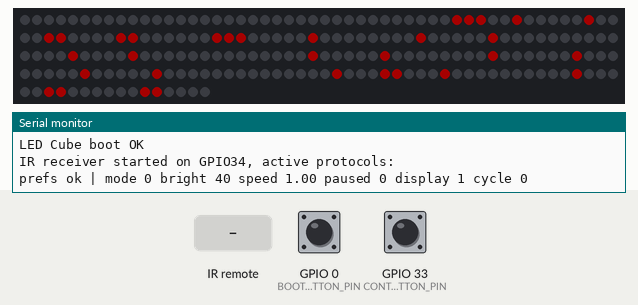
Simulated run of this program. Board: ESP32. Parts: 216 RGB LEDs in strip order, left to right, continuing on the next row, the last lines printed to the serial monitor. The test bench sets the inputs (shaded band); at power-on: GPIO 0 (BOOT_BUTTON_PIN) HIGH, GPIO 33 (CONTROL_BUTTON_PIN) HIGH. Dim RGB values are drawn brighter than linear; the strip is taken to match the declared colour order; random numbers use the default seed unless the program sets one; EEPROM starts erased.

Above: at 0.1 s.
1.3 s: GPIO 0 (BOOT_BUTTON_PIN) pulled LOW for 0.15 s
At 1.9 s:
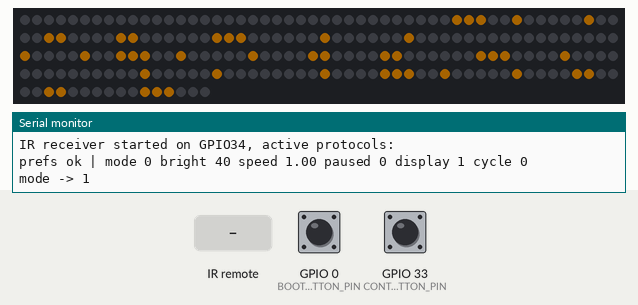
4.1 s: GPIO 0 (BOOT_BUTTON_PIN) pulled LOW for 1 s
At 5.31 s:
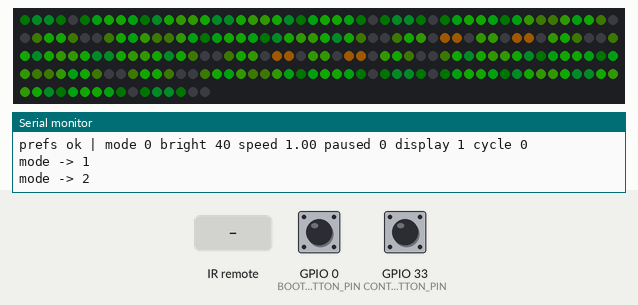
5.7 s: GPIO 0 (BOOT_BUTTON_PIN) pulled LOW for 0.15 s
At 6.5 s:
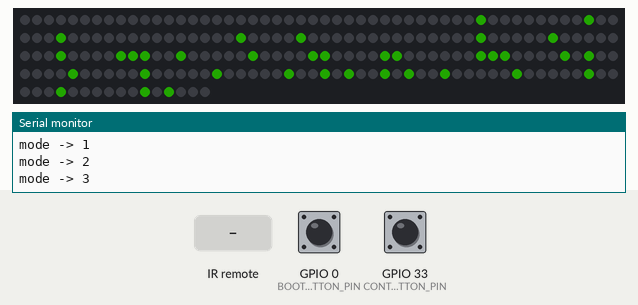
8.8 s: GPIO 0 (BOOT_BUTTON_PIN) pulled LOW for 3.2 s
At 10.93 s:
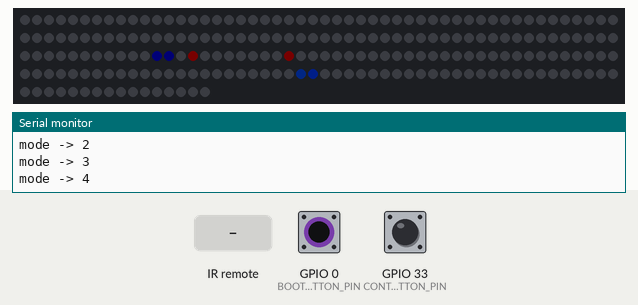
12.6 s: infrared code 0x0 received
15.2 s: GPIO 0 (BOOT_BUTTON_PIN) pulled LOW for 0.15 s
At 16.0 s:
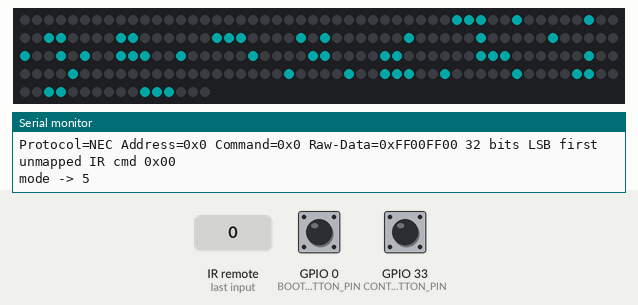
Timing chart, 0 to 18.2 s (numbered marks = the images above; inputs shaded):
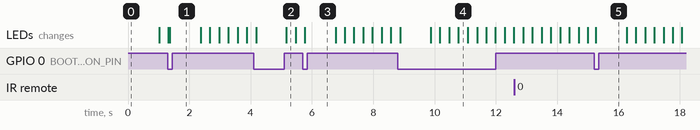

The program:

main.cpp
```cpp
#include <Arduino.h>
#include <Preferences.h>
// Leave ALL protocol decoders enabled so any remote shows up in the serial log.
// Once the remote's protocol is confirmed, narrow with e.g. `#define DECODE_NEC` to save flash.
#include <IRremote.hpp>
#include "Cube.h"
#include "Text.h"
#include "modes/ModeWaves.h"
#include "modes/ModeRainbow.h"
#include "modes/ModeBreath.h"
#include "modes/ModeRipple.h"
#include "modes/ModeComet.h"
#include "modes/ModeSpiral.h"
#include "modes/ModePlane.h"
#include "modes/ModeSurface.h"
#include "modes/ModeRain.h"
#include "modes/ModeTetris.h"

#define DATA_PIN 14
#define CONTROL_BUTTON_PIN 33
#define BOOT_BUTTON_PIN 0
#define IR_RECEIVE_PIN 34

constexpr int INITIAL_MODE = 0;
constexpr uint32_t DEBOUNCE_MS = 50;

// Elegoo IR remote — NEC command bytes (watch the serial log to confirm for your unit)
constexpr uint8_t IR_POWER     = 0x45;  // power      -> blank / unblank the cube
constexpr uint8_t IR_VOL_UP    = 0x46;  // VOL+       -> brighter
constexpr uint8_t IR_FUNC_STOP = 0x47;  // FUNC/STOP  -> restart current mode
constexpr uint8_t IR_PREV      = 0x44;  // |<<        -> previous mode
constexpr uint8_t IR_PLAY      = 0x40;  // >||        -> pause / resume animation
constexpr uint8_t IR_NEXT      = 0x43;  // >>|        -> next mode
constexpr uint8_t IR_DOWN      = 0x07;  // arrow down -> previous mode
constexpr uint8_t IR_VOL_DOWN  = 0x15;  // VOL-       -> dimmer
constexpr uint8_t IR_UP        = 0x09;  // arrow up   -> next mode
constexpr uint8_t IR_EQ        = 0x19;  // EQ         -> factory reset (all settings to defaults)
constexpr uint8_t IR_ST_REPT   = 0x0D;  // ST/REPT    -> toggle auto-cycle
constexpr uint8_t IR_0         = 0x16;  // number keys -> jump straight to a mode
constexpr uint8_t IR_1         = 0x0C;
constexpr uint8_t IR_2         = 0x18;
constexpr uint8_t IR_3         = 0x5E;
constexpr uint8_t IR_4         = 0x08;
constexpr uint8_t IR_5         = 0x1C;
constexpr uint8_t IR_6         = 0x5A;
constexpr uint8_t IR_7         = 0x42;
constexpr uint8_t IR_8         = 0x52;
constexpr uint8_t IR_9         = 0x4A;

// Brightness limits (NeoPixel scale). Keep max sane: ~80 ≈ 4.1 A full-white on the ~5 A PD board.
constexpr uint8_t BRIGHT_MIN     = 5;
constexpr uint8_t BRIGHT_MAX     = 80;
constexpr uint8_t BRIGHT_STEP    = 10;
constexpr uint8_t BRIGHT_DEFAULT = 40;

constexpr uint32_t AUTO_CYCLE_MS = 15000;  // auto-advance interval when ST/REPT is on
constexpr uint32_t MULTI_DIGIT_MS = 1000;  // window to combine number keys into one mode number

constexpr float SPEED_MIN    = 0.25f;      // |<< / >>| scale the current mode's animation speed
constexpr float SPEED_MAX    = 4.0f;
constexpr float SPEED_FACTOR = 1.5f;       // multiply / divide per press

Cube cube(DATA_PIN);

ModeWaves modeWaves;
ModeRainbow modeRainbow;
ModeBreath modeBreath;
ModeRipple modeRipple;
ModeComet modeComet;
ModeSpiral modeSpiral;
ModePlane modePlane;
ModeSurface modeSurface;
ModeRain modeRain;
ModeTetris modeTetris;

Mode* modes[] = { &modeWaves,
                  &modeTetris, &modeRipple, &modeSpiral, &modeComet,
                  &modePlane, &modeSurface,
                  &modeRain, &modeRainbow, &modeBreath };
constexpr int NUM_MODES = sizeof(modes) / sizeof(modes[0]);

Preferences prefs;
TextScroll modeLabel;

int modeIndex = INITIAL_MODE;
Mode* currentMode = modes[INITIAL_MODE];
bool modePending = false;    // true while the mode name is scrolling

uint8_t brightness = BRIGHT_DEFAULT;
bool displayOn = true;       // false = blanked via the Power button
bool paused = false;         // true = animation frozen via Play/Pause
bool autoCycle = false;      // true = auto-advance through the modes
uint32_t lastCycleMs = 0;    // last time the auto-cycle (or a mode change) fired

int typedNumber = 0;         // number-key entry so far (1-based mode #, 0 = none pending)
uint32_t lastDigitMs = 0;    // last number-key press, for the multi-digit window

float speed = 1.0f;          // animation speed multiplier (|<< slower, >>| faster)
uint32_t modeClock = 0;      // speed-scaled virtual time fed to the current mode's update()
uint32_t lastRealMs = 0;     // real millis() at the previous loop, for the clock delta
float clockFrac = 0.0f;      // sub-ms remainder carried between frames (keeps slow speeds smooth)

struct Button {
    int pin;
    bool lastState;
    bool pending;
    uint32_t pendingMs;
};

Button controlButton = { CONTROL_BUTTON_PIN, HIGH, false, 0 };
Button bootButton = { BOOT_BUTTON_PIN, HIGH, false, 0 };

// Persist every user setting to NVS (setMode also calls this on manual mode changes).
void saveSettings() {
    prefs.putInt("mode", modeIndex);
    prefs.putUChar("bright", brightness);
    prefs.putFloat("speed", speed);
    prefs.putBool("paused", paused);
    prefs.putBool("display", displayOn);
    prefs.putBool("cycle", autoCycle);
}

void applyBrightness(int value) {
    if (value < BRIGHT_MIN) value = BRIGHT_MIN;
    if (value > BRIGHT_MAX) value = BRIGHT_MAX;
    brightness = (uint8_t)value;
    cube.setBrightness(brightness);
    cube.show();   // re-scale the current frame so the change shows immediately
    saveSettings();
    Serial.printf("brightness -> %d\n", brightness);
}

void changeSpeed(float factor) {
    speed *= factor;
    if (speed < SPEED_MIN) speed = SPEED_MIN;
    if (speed > SPEED_MAX) speed = SPEED_MAX;
    saveSettings();
    Serial.printf("speed -> %.2fx\n", speed);
}

void setMode(int index, bool manual = true) {
    currentMode->onExit(cube);
    modeIndex = ((index % NUM_MODES) + NUM_MODES) % NUM_MODES;  // wrap; safe for negatives
    currentMode = modes[modeIndex];
    displayOn = true;          // any mode change wakes the display...
    paused = false;            // ...and resumes animation
    if (manual) autoCycle = false;  // a manual mode change stops auto-cycling
    lastCycleMs = millis();    // restart the auto-cycle clock
    typedNumber = 0;           // end any multi-digit entry (enterDigit re-sets it afterwards)
    if (manual) saveSettings();                   // persist mode + the reset flags
    else        prefs.putInt("mode", modeIndex);  // auto-cycle: only the mode changed
    // show the mode label; the mode itself starts once it finishes.
    // give each mode its own hue, evenly spread around the colour wheel.
    char label[8];
    snprintf(label, sizeof(label), "%d", modeIndex + 1);  // 1-based for display
    uint16_t hue = (uint32_t)modeIndex * 65536UL / NUM_MODES;
    modeLabel.start(label, millis(), Cube::colorHSV(hue));
    modePending = true;
}

// A number key was pressed. Combine digits typed within MULTI_DIGIT_MS into one mode number
// (so "1" then "0" -> mode 10). If the combined number has no matching mode, fall back to the
// single digit just pressed (so "4" then "2" -> mode 2, since there is no mode 42).
void enterDigit(int digit, uint32_t now) {
    int candidate = digit;
    if (typedNumber > 0 && now - lastDigitMs <= MULTI_DIGIT_MS) {
        int combined = typedNumber * 10 + digit;
        if (combined >= 1 && combined <= NUM_MODES) {
            candidate = combined;     // extend the current number
        }                             // else: no such mode -> keep just this digit
    }
    lastDigitMs = now;
    if (candidate >= 1 && candidate <= NUM_MODES) {
        setMode(candidate - 1);       // typed number is 1-based; mode index is 0-based
        typedNumber = candidate;      // setMode cleared it; restore so the next digit can extend
    } else {
        typedNumber = 0;              // a lone "0" has no mode — ignore and reset entry
    }
}

// EQ button: wipe stored settings and return everything to defaults.
void factoryReset() {
    Serial.println("FACTORY RESET -> defaults");
    prefs.clear();                 // erase the saved namespace
    brightness = BRIGHT_DEFAULT;
    speed      = 1.0f;
    cube.setBrightness(brightness);
    setMode(INITIAL_MODE);         // resets the flags and re-persists all defaults
}

// Map one decoded remote command to an action. Repeat frames are filtered upstream.
void handleIrCommand(uint16_t cmd, uint32_t now) {
    switch (cmd) {
        // mode navigation (arrows; also the BOOT button and number keys)
        case IR_UP:   setMode(modeIndex + 1); break;
        case IR_DOWN: setMode(modeIndex - 1); break;

        // animation speed of the current mode (skip buttons)
        case IR_NEXT: changeSpeed(SPEED_FACTOR);        break;  // >>|  faster
        case IR_PREV: changeSpeed(1.0f / SPEED_FACTOR); break;  // |<<  slower

        // number keys -> select a mode by number (multi-digit; "1"+"0" = mode 10, see enterDigit)
        case IR_1: enterDigit(1, now); break;
        case IR_2: enterDigit(2, now); break;
        case IR_3: enterDigit(3, now); break;
        case IR_4: enterDigit(4, now); break;
        case IR_5: enterDigit(5, now); break;
        case IR_6: enterDigit(6, now); break;
        case IR_7: enterDigit(7, now); break;
        case IR_8: enterDigit(8, now); break;
        case IR_9: enterDigit(9, now); break;
        case IR_0: enterDigit(0, now); break;

        // brightness
        case IR_VOL_UP:   applyBrightness(brightness + BRIGHT_STEP); break;
        case IR_VOL_DOWN: applyBrightness(brightness - BRIGHT_STEP); break;
        case IR_EQ:       factoryReset(); break;   // wipe all settings -> defaults

        // power / playback
        case IR_POWER:
            displayOn = !displayOn;
            if (!displayOn) { cube.clear(); cube.show(); }
            saveSettings();
            Serial.printf("display %s\n", displayOn ? "ON" : "OFF");
            break;
        case IR_PLAY:
            paused = !paused;
            saveSettings();
            Serial.println(paused ? "paused" : "resumed");
            break;
        case IR_FUNC_STOP:
            setMode(modeIndex);   // restart the current mode (replays its label)
            break;
        case IR_ST_REPT:
            autoCycle = !autoCycle;
            lastCycleMs = now;
            saveSettings();
            Serial.printf("auto-cycle %s\n", autoCycle ? "ON" : "OFF");
            break;

        default:
            Serial.printf("unmapped IR cmd 0x%02X\n", cmd);
            break;
    }
}

bool wasPressed(Button& btn, uint32_t now) {
    bool state = digitalRead(btn.pin);
    if (state != btn.lastState) {
        btn.lastState = state;
        btn.pending = true;
        btn.pendingMs = now;
    }
    if (btn.pending && (now - btn.pendingMs >= DEBOUNCE_MS)) {
        btn.pending = false;
        if (btn.lastState == LOW) {
            return true;
        }
    }
    return false;
}

void setup() {
    Serial.begin(115200);
    Serial.println("LED Cube boot OK");
    pinMode(CONTROL_BUTTON_PIN, INPUT_PULLUP);
    pinMode(BOOT_BUTTON_PIN, INPUT_PULLUP);
    controlButton.lastState = digitalRead(CONTROL_BUTTON_PIN);
    bootButton.lastState = digitalRead(BOOT_BUTTON_PIN);
    IrReceiver.begin(IR_RECEIVE_PIN);  // no on-board LED feedback
    Serial.printf("IR receiver started on GPIO%d, active protocols: ", IR_RECEIVE_PIN);
    IrReceiver.printActiveIRProtocols(&Serial);
    Serial.println();
    cube.begin();

    // restore all saved settings (defaults match the global initialisers)
    bool prefsOk  = prefs.begin("led-cube", false);
    int savedMode = prefs.getInt("mode", INITIAL_MODE);
    brightness    = prefs.getUChar("bright", BRIGHT_DEFAULT);
    speed         = prefs.getFloat("speed", 1.0f);
    bool sPaused  = prefs.getBool("paused", false);
    bool sDisplay = prefs.getBool("display", true);
    bool sCycle   = prefs.getBool("cycle", false);
    if (brightness < BRIGHT_MIN) brightness = BRIGHT_MIN;
    if (brightness > BRIGHT_MAX) brightness = BRIGHT_MAX;
    if (speed < SPEED_MIN) speed = SPEED_MIN;
    if (speed > SPEED_MAX) speed = SPEED_MAX;
    cube.setBrightness(brightness);
    Serial.printf("prefs %s | mode %d bright %d speed %.2f paused %d display %d cycle %d\n",
                  prefsOk ? "ok" : "FAILED", savedMode, brightness, speed, sPaused, sDisplay, sCycle);

    setMode(savedMode, false);   // restore mode without resetting/over-persisting the flags
    displayOn = sDisplay;        // ...then re-apply the saved flags that setMode forced
    paused    = sPaused;
    autoCycle = sCycle;
    saveSettings();              // persist the fully-restored state
    lastRealMs = millis();
}

void loop() {
    uint32_t now = millis();
    uint32_t delta = now - lastRealMs;   // real time elapsed since the previous loop
    lastRealMs = now;

    if (wasPressed(bootButton, now)) {
        setMode(modeIndex + 1);
        Serial.printf("mode -> %d\n", modeIndex);
    }

    if (IrReceiver.decode()) {
        // DEBUG: dump every frame — protocol, address, command, raw data, repeat flag.
        // Read the Command=0x.. value for your button and set the matching IR_* constant.
        IrReceiver.printIRResultShort(&Serial);

        IRData& ir = IrReceiver.decodedIRData;
        // ignore the auto-repeat frames sent while a button is held down
        if (!(ir.flags & IRDATA_FLAGS_IS_REPEAT)) {
            handleIrCommand(ir.command, now);
        }
        IrReceiver.resume();  // ready for the next frame
    }

    // auto-advance through the modes when ST/REPT is on
    if (autoCycle && displayOn && !paused && !modePending && now - lastCycleMs >= AUTO_CYCLE_MS) {
        setMode(modeIndex + 1, false);   // false = automatic, so it doesn't cancel auto-cycle
    }

    // blanked via Power — keep the cube dark, skip all rendering
    if (!displayOn) {
        return;
    }

    // while the mode name is scrolling, hold off starting the mode
    if (modePending) {
        modeLabel.update(cube, now);
        if (modeLabel.active()) {
            return;
        }
        currentMode->onEnter(cube);
        modePending = false;
    }

    // frozen via Play/Pause — leave the last frame on the cube
    if (paused) {
        return;
    }

    // advance the speed-scaled clock now that we know a frame will render, so pausing,
    // blanking, or a label scroll never makes the animation jump when it resumes.
    float advance = (float)delta * speed + clockFrac;
    uint32_t whole = (uint32_t)advance;
    clockFrac = advance - (float)whole;
    modeClock += whole;
    currentMode->update(cube, modeClock);
}
```

Cube.cpp
```cpp
#include "Cube.h"

Cube::Cube(uint8_t pin)
    : _strip(CUBE_LEDS, pin, NEO_RGB + NEO_KHZ800) {
}

void Cube::begin() {
    _strip.begin();
    _strip.show();
}

void Cube::clear() {
    _strip.clear();
}

void Cube::show() {
    _strip.show();
}

void Cube::setBrightness(uint8_t brightness) {
    _strip.setBrightness(brightness);
}

void Cube::setPixel(int x, int y, int z, uint32_t color) {
    int index = coordToIndex(x, y, z);
    if (index >= 0) {
        index += LED_INDEX_OFFSET;        // shift past the dead head LED
        if (index >= 0) {
            _strip.setPixelColor(index, color);
        }
    }
}

void Cube::setPixel(int index, uint32_t color) {
    if (index >= 0) {
        index += LED_INDEX_OFFSET;        // shift past the dead head LED
        if (index >= 0) {
            _strip.setPixelColor(index, color);
        }
    }
}

uint32_t Cube::colorRGB(uint8_t r, uint8_t g, uint8_t b) {
    return Adafruit_NeoPixel::Color(r, g, b);
}

uint32_t Cube::colorRGBW(uint8_t r, uint8_t g, uint8_t b, uint8_t w) {
    return Adafruit_NeoPixel::Color(r, g, b, w);
}

uint32_t Cube::colorHSV(uint16_t hue, uint8_t sat, uint8_t val) {
    return Adafruit_NeoPixel::ColorHSV(hue, sat, val);
}

// Serpentine (boustrophedon) wiring. The WS2812B chain snakes continuously:
//  - within a layer, x reverses every row (row 0 runs +x, row 1 runs -x, ...);
//  - between layers, the z-direction reverses, so a layer ends at the same x/z
//    corner where the next layer begins and the data wire runs straight up.
int Cube::coordToIndex(int x, int y, int z) {
    bool outOfBounds = x < 0 || x >= CUBE_X
                    || y < 0 || y >= CUBE_Y
                    || z < 0 || z >= CUBE_Z;
    if (outOfBounds) {
        return -1;
    }
    // even layers count z upward, odd layers count z downward (layer mirror)
    int row = (y % 2 == 0) ? z : (CUBE_Z - 1 - z);
    // even rows run x upward, odd rows run x downward (snake)
    int col = (row % 2 == 0) ? x : (CUBE_X - 1 - x);
    return y * CUBE_X * CUBE_Z + row * CUBE_X + col;
}
```

Cube.h
```cpp
#pragma once
#include <Adafruit_NeoPixel.h>

constexpr uint8_t  CUBE_X = 6;
constexpr uint8_t  CUBE_Y = 6;  // height (layers) — set to 6 for full cube, 1 for single-layer testing
constexpr uint8_t  CUBE_Z = 6;
constexpr uint16_t CUBE_LEDS = CUBE_X * CUBE_Y * CUBE_Z;

// ── Dead-LED workaround ──────────────────────────────────────────────────────
// The first LED in the chain — logical index 0, the (0,0,0) corner — had its
// DIN pin break. The ESP32 data line is now wired straight to the SECOND LED, so
// the physical chain begins at what the cube logic calls index 1. We shift every
// write down by one: logical index 1 becomes the first pixel clocked out, and
// index 0 is dropped (that corner stays dark). All modes address LEDs through
// Cube::setPixel(), so applying the shift there fixes the whole mapping at once.
// Set back to 0 once the broken LED is repaired or replaced.
constexpr int LED_INDEX_OFFSET = -1;

// ── Power ────────────────────────────────────────────────────────────────────
// The cube now runs off the USB-C PD board (5 V straight to the LED rail, ESP32
// only drives the data line), so the old ESP32-dev-board diode bottleneck is out
// of the LED path and there is no software current cap. Frames are sent as drawn.
// The physical ceiling is the PD board's rating (~5 A); keep global brightness
// (main.cpp::setup) sane so a full-white frame can't exceed it.

class Cube {
public:
    explicit Cube(uint8_t pin);
    void begin();
    void clear();
    void show();
    void setBrightness(uint8_t brightness);
    void setPixel(int x, int y, int z, uint32_t color);
    void setPixel(int index, uint32_t color);
    static uint32_t colorRGB(uint8_t r, uint8_t g, uint8_t b);
    static uint32_t colorRGBW(uint8_t r, uint8_t g, uint8_t b, uint8_t w);
    static uint32_t colorHSV(uint16_t hue, uint8_t sat = 255, uint8_t val = 255);

private:
    Adafruit_NeoPixel _strip;
    static int coordToIndex(int x, int y, int z);
};
```

Source omitted: Mode.h (275 bytes), Text.cpp (5639 bytes), Text.h (1102 bytes), ModeBreath.h (1128 bytes), ModeComet.h (7260 bytes), ModePlane.h (2879 bytes), ModeRain.h (3755 bytes), ModeRainbow.h (896 bytes), ModeRipple.h (1740 bytes), ModeSpiral.h (2277 bytes), ModeSurface.h (1900 bytes), ModeTetris.h (21072 bytes) and 1 more
